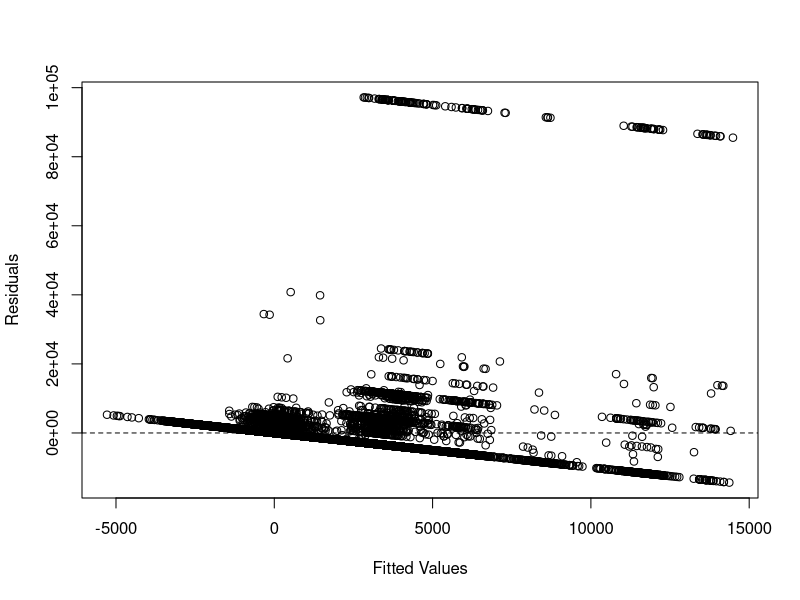

This chart was generated by the following R code: (Note: this script raises an error after producing the figure.)
## ---- chunk 1
# adding the new dataset without the missing values
adult <- read.csv('CensusAdult_df.csv', header = T)
names(adult)
attach(adult)
## ---- chunk 2
first.mod<-lm(capital.gain~age+workclass+worked	+fnlwgt	+ education	+ marital.status	+ occupation	+ relationship	+ race	+ sex	+ capital.loss	+ hours.per.week	+ native.country	+ income, data = adult)
efirst <- resid(first.mod)
yhatfirst <- fitted(first.mod)

# well-behaved residuals plot with minor fanning pattern
plot(yhatfirst, efirst, xlab = 'Fitted Values', ylab = 'Residuals')
abline(h = 0, lty = 2)

#normality 
qqnorm(efirst)
qqline(efirst)

## ---- chunk 3
# Finding predictors (refer to days 24 and 26)
# Using forward selection (bottom up method) with AIC
mod.0 <- lm(capital.gain ~ 1, data = adult) 
mod.full <- lm(capital.gain ~., data = adult) # including all predictors in lm()
step(mod.0, scope = list(lower = mod.0, upper = mod.full), direction = "forward") #Uses AIC by default
## ---- chunk 4
# Finding predictors (see days 24 and 26)
# Using forward selection (bottom up method) with BIC
## step() function will still print out "AIC", but in fact it is using BIC
n <- length(adult$capital.gain) # sample size
step(mod.0, scope = list(lower = mod.0, upper = mod.full), direction = 'forward',k = log(n), trace = 0)
## ---- chunk 5
# Finding predictors
# Using backward selection (top down method) with AIC
step(mod.full, scope = list(lower = mod.0, upper = mod.full), direction = 'backward')
## ---- chunk 6
# Finding predictors
# Using backward selection (top down method) with BIC
step(mod.full, scope = list(lower = mod.0, upper = mod.full), direction = 'backward',k = log(n), trace = 0)
## ---- chunk 7
# Finding predictors
# Using stepwise selection (hybrid model)
step(mod.0, scope = list(lower = mod.0, upper = mod.full))
step(mod.full, scope = list(lower = mod.0, upper = mod.full))
## ---- chunk 8
library(leaps)
mod.reg <- regsubsets(cbind(age,workclass,worked,fnlwgt,education,marital.status,occupation,relationship,race,sex,capital.loss,hours.per.week,native.country,income),capital.gain, data=adult)
summary.reg <- summary(mod.reg)
names(summary.reg)
summary.reg$which
summary.reg$rsq
summary.reg$adjr2
summary.reg$cp
summary.reg$bic

par(mfrow = c(2, 2))
plot(summary.reg$rsq, xlab = "Number of Variables", ylab = "RSq", type = "b")

plot(summary.reg$adjr2, xlab = "Number of Variables", ylab = "Adjusted RSq", type = "b")
best_adj_r2 = which.max(summary.reg$adjr2)
points(best_adj_r2, summary.reg$adjr2[best_adj_r2],
       col = "red",cex = 2, pch = 20)

plot(summary.reg$cp, xlab = "Number of Variables", ylab = "Cp", type = 'b')
best_cp = which.min(summary.reg$cp[-c(length(summary.reg$cp))])
points(best_cp, summary.reg$cp[best_cp],
       col = "red", cex = 2, pch = 20)

plot(summary.reg$bic, xlab = "Number of Variables", ylab = "BIC", type = 'b')
best_bic = which.min(summary.reg$bic)
points(best_bic, summary.reg$bic[best_bic],
       col = "red", cex = 2, pch = 20)

mod.full <- lm(capital.gain ~., data = adult) 
mod.red <- lm(capital.gain ~income + fnlwgt + capital.loss + workclass + age)
anova(mod.red, mod.full)
## ---- chunk 9
# checking to see if predictors 'marital.status' and 'relationship' are necessary for our model

# Running test for B7=0 aka marital.status=0
# Added Varaible Plots
full.lm <- lm(capital.gain ~ income + fnlwgt + capital.loss + workclass + age + marital.status)
# avPlots(full.lm, id=FALSE)

# summary table 
summary(full.lm)

# Global F-test, $H_0: \beta_1 = \beta_2 = \beta_3 = 0$
red.lm <- lm(capital.gain ~ 1)
anova(red.lm, full.lm)

# Global F-test, $H_0: \beta_1 = \beta_2 = \beta_3 = 0$ ( ? )
anova(full.lm, red.lm)
## ---- chunk 10
# Running test for B8=0 aka relationship
# First figure out the output of B7=0
# Added Variable Plots
full2.lm <- lm(capital.gain ~ income + fnlwgt + capital.loss + workclass + age + relationship) 
# we know marital.status would go before relationship because that was in the output of the regsubsets function
# avPlots(full2.lm, id=FALSE)

# summary table 
summary(full2.lm)

# Global F-test, $H_0: \beta_1 = \beta_2 = \beta_3 = 0$
red.lm <- lm(capital.gain ~ 1)
anova(red.lm, full2.lm)

# Global F-test, $H_0: \beta_1 = \beta_2 = \beta_3 = 0$ ( ? )
anova(full2.lm, red.lm)
## ---- chunk 11
second.mod<-lm(capital.gain~income+capital.loss+education+age+workclass+hours.per.week,data=adult)
esecond <- resid(second.mod)
yhatsecond <- fitted(second.mod)

# well-behaved residuals plot with minor fanning pattern
plot(yhatsecond, esecond, xlab = 'Fitted Values', ylab = 'Residuals')
abline(h = 0, lty = 2)

#normality seems okay
qqnorm(esecond)
qqline(esecond)
## ---- chunk 12
# Transforming predictors using 1 + capital.loss
library(car)

capital.loss01<-with(adult,capital.loss+0.01)
Trans.adult<-powerTransform(cbind(capital.loss01,education,age,hours.per.week)~1, adult)
summary(Trans.adult)


testTransform(Trans.adult, lambda = c(1, 1, 1, 0))
Adult.Trans<-with(adult,data.frame(capital.loss01^(-1.74),education^(1.34),age^0.11,hours.per.week^0.95))
pairs(Adult.Trans)
## ---- chunk 13
# Transforming the response

adult$capital.gain01<-with(adult,capital.gain+0.01)
Adult.power<-powerTransform(adult$capital.gain01~.,Adult.Trans)
summary(Adult.power)

library(MASS)
adult.lm<-lm(adult$capital.gain01~.,data=Adult.Trans)
boxcox(adult.lm)
## ---- chunk 14

capital.gain1<-adult$capital.gain01^(-0.88)
capital.loss1<-capital.loss01^(-1.74)
education1<-education^(1.34)
age1<-age^(0.11)
hours.per.week1<-hours.per.week^(0.95)

aftrans.mod<-lm(capital.gain1 ~ income + capital.loss1 + education1 + age1	+ workclass + hours.per.week1	, data = adult)
eaftrans <- resid(aftrans.mod)
yhataftrans <- fitted(aftrans.mod)

# well-behaved residuals plot with minor fanning pattern
plot(yhataftrans, eaftrans, xlab = 'Fitted Values', ylab = 'Residuals')
abline(h = 0, lty = 2)

#normality seems okay
qqnorm(eaftrans)
qqline(eaftrans)

## ---- chunk 15
# caterogical variables:
# income, k-1 = 1 indicators variable x1 (k-> <=50K, or >50K)
# workclass, k-1 = 4, (k -> State-gov, Self-emp-not-inc, Private, Federal-gov, Local-gov) x2, x3, x4, x5

capital.gain1<-adult$capital.gain01^(-0.88)
capital.loss1<-capital.loss01^(-1.74)
education1<-education^(1.34)
age1<-age^(0.11)
hours.per.week1<-hours.per.week^(0.95)

factor.lm <- lm(capital.gain1 ~ income) 
summary(factor.lm)

factor1.lm <- lm(capital.gain1 ~ workclass)
summary(factor1.lm)
## ---- chunk 16
# Nonparallel
np.lm <- lm(capital.gain1 ~ income + capital.loss1 + education1 + age1 + workclass + hours.per.week1 + income:capital.loss1 + income:education1 + income:age1 + income:hours.per.week1 + workclass:capital.loss1 + workclass:education1 + workclass:age1 + workclass:hours.per.week1, data = adult)
## ---- chunk 17
## Partial F Tests
### Nonparallel vs. Parallel

summary(np.lm)

#equivalent to the partial F test
null.lm <- lm(capital.gain1 ~ 1, data = adult) # Intercept only
anova(null.lm, np.lm)

# We still would reject our null hyp
# At least one of the predictors matters

# if we removed all indicator variables
par.lm <- lm(capital.gain1 ~ income + capital.loss1 + education1 +age1 + age1 + workclass + hours.per.week1, data = adult) 
anova(par.lm, np.lm) # always do the smaller model first

# Non parallel model is preferred to parallel model

summary(par.lm)

## ---- chunk 18
# Is income:capital.loss1 a useful predictor given that the other predictors are in the model?
full.lm<-lm(capital.gain1 ~ income + capital.loss1 + education1 + age1 + workclass + hours.per.week1 + income:capital.loss1 + income:education1 + income:age1 + income:hours.per.week1 + workclass:capital.loss1 + workclass:education1 + workclass:age1 + workclass:hours.per.week1)

redB7.lm<-lm(capital.gain1 ~ income + capital.loss1 + education1 + age1 + workclass + hours.per.week1 + income:capital.loss1 + income:education1 + income:age1 + workclass:capital.loss1 + workclass:education1 + workclass:age1 + workclass:hours.per.week1)
anova(redB7.lm,full.lm)

## ---- chunk 19
# Is income:education1 a useful predictor given that the other predictors are in the model?
redB8.lm<-lm(capital.gain1 ~ income + capital.loss1 + education1 + age1 + workclass + hours.per.week1 + income:capital.loss1 + income:age1 + income:hours.per.week1 + workclass:capital.loss1 + workclass:education1 + workclass:age1 + workclass:hours.per.week1)
anova(redB8.lm, full.lm)
## ---- chunk 20
redB9.lm<-lm(capital.gain1 ~ income + capital.loss1 + education1 + age1 + workclass + hours.per.week1 + income:capital.loss1 + income:education1 + income:hours.per.week1 + workclass:capital.loss1 + workclass:education1 + workclass:age1 + workclass:hours.per.week1)
anova(redB9.lm, full.lm)
## ---- chunk 21
redB10.lm<-lm(capital.gain1 ~ income + capital.loss1 + education1 + age1 + workclass + hours.per.week1 + income:capital.loss1 + income:education1 + income:age1 + workclass:capital.loss1 + workclass:education1 + workclass:age1 + workclass:hours.per.week1)
anova(redB10.lm,full.lm)
## ---- chunk 22
redB11.lm<-lm(capital.gain1 ~ income + capital.loss1 + education1 + age1 + workclass + hours.per.week1 + income:capital.loss1 + income:education1 + income:age1 + income:hours.per.week1 + workclass:education1 + workclass:age1 + workclass:hours.per.week1)
anova(redB11.lm, full.lm)
## ---- chunk 23
redB12.lm<-lm(capital.gain1 ~ income + capital.loss1 + education1 + age1 + workclass + hours.per.week1 + income:capital.loss1 + income:education1 + income:age1 + income:hours.per.week1 + workclass:capital.loss1 + workclass:age1 + workclass:hours.per.week1)
anova(redB12.lm, full.lm)
## ---- chunk 24
redB13.lm<-lm(capital.gain1 ~ income + capital.loss1 + education1 + age1 + workclass + hours.per.week1 + income:capital.loss1 + income:education1 + income:age1 + income:hours.per.week1 + workclass:capital.loss1 + workclass:education1 + workclass:hours.per.week1)
anova(redB13.lm,full.lm)
## ---- chunk 25
redB14.lm<-lm(capital.gain1 ~ income + capital.loss1 + education1 + age1 + workclass + hours.per.week1 + income:capital.loss1 + income:education1 + income:age1 + income:hours.per.week1 + workclass:capital.loss1 + workclass:education1 + workclass:age1)
anova(redB14.lm,full.lm)
## ---- chunk 26
scatterplotMatrix(~capital.gain1 + income + capital.loss1 + education1 + age1 + workclass + hours.per.week1 + income:capital.loss1 + income:education1 + income:age1 + income:hours.per.week1 + workclass:capital.loss1 + workclass:education1 + workclass:age1)
## ---- chunk 27
# Residual analysis (Model Evaluation)

final.mod <- lm(capital.gain1 ~ income + capital.loss1 + education1 + age1 + workclass + hours.per.week1, data = adult)
e <- resid(final.mod)
yhat <- fitted(final.mod)

# well-behaved residuals plot with minor fanning pattern
plot(yhat, e, xlab = 'Fitted Values', ylab = 'Residuals')
abline(h = 0, lty = 2)

#normality seems okay
qqnorm(e)
qqline(e)

#large p-value: residuals are normal
# shapiro.test(e)
# can't do because dample size exceeds 5000
ncvTest(~capital.gain1 + income + capital.loss1 + education1 + age1 + workclass + hours.per.week1 + income:capital.loss1 + income:education1 + income:age1 + income:hours.per.week1 + workclass:capital.loss1 + workclass:education1 + workclass:age1)

## Interaction term
int.mod <- lm(capital.gain1 ~ income:capital.loss1 + income:education1 + income:age1 + income:hours.per.week1 + workclass:capital.loss1 + workclass:education1 + workclass:age1 , data = adult)

#no interaction effect exists
anova(final.mod, int.mod)
## ---- chunk 28
#find studentized residuals
fit.all <- lm(capital.gain1 ~ income + capital.loss1 + education1 + age1 + workclass + hours.per.week1 + income:capital.loss1 + income:education1 + income:age1 + income:hours.per.week1 + workclass:capital.loss1 + workclass:education1 + workclass:age1, data=adult)
(rst <-  rstudent(fit.all))
#find the point with the largest studentized residual
rst <- abs(rst)
which(rst > 3); which(rst > 2)

#find standardized residuals
fit1.all <- lm(capital.gain1 ~ income + capital.loss1 + education1 + age1 + workclass + hours.per.week1 + income:capital.loss1 + income:education1 + income:age1 + income:hours.per.week1 + workclass:capital.loss1 + workclass:education1 + workclass:age1, data=adult)
rstandard(fit1.all)

#find the point with the largest standardized residual
rs <- abs(rstandard(fit1.all))
which(rs == max(rs))
## ---- chunk 29
#find leverages
## Cook's Distance
fit2.all<-lm(capital.gain1 ~ income + capital.loss1 + education1 + age1 + workclass + hours.per.week1 + income:capital.loss1 + income:education1 + income:age1 + income:hours.per.week1 + workclass:capital.loss1 + workclass:education1 + workclass:age1, data=adult)
ds <- cooks.distance(fit2.all)
round(ds,5)
which(ds > 4/(30163-13-1))
## ---- chunk 30
# 1 What is the predicted value of capital gain when capital loss is 1000? 

#Confidence interval for Mean Response
fullmod.lm<-lm(capital.gain1 ~ income + capital.loss1 + education1 + age1 + workclass + hours.per.week1 + income:capital.loss1 + income:education1 + income:age1 + income:hours.per.week1 + workclass:capital.loss1 + workclass:education1 + workclass:age1 + workclass:hours.per.week1)

clmean <- mean(capital.loss1)
edumean <- mean(education1)
agemean <- mean(age1)
hpwmean <- mean(hours.per.week1)
iclmean <-  mean(income:capital.loss1)
iedumean <- mean(income:education1)
iagemean <- mean(income:age1)
iinmean <- mean(income:hours.per.week1)
wccmean <- mean(workclass:capital.loss1)
wcedumean <- mean(workclass:education1)
wclagemean <- mean(workclass:age1)
wchpwmean <- mean(workclass:hours.per.week1)
(new <- data.frame(income, clmean, edumean,agemean,hpwmean,iclmean,iedumean,iagemean,iinmean,wccmean,wcedumean,wclagemean,wchpwmean))

predict(fullmod.lm, new, interval = 'confidence', level = 0.95)

# 2 Is there a strong relationship between education and capital gain?
capital.gain1_vs_edu.lm<-lm(capital.gain1~education1)
summary(capital.gain1_vs_edu.lm)
# adjusted rsq is 0.03212 so very very small positive relationship

# 3 Is there a strong relationship between hours per week and capital gain? 
capital.gain1_vs_hours.per.week1.lm<-lm(capital.gain1~hours.per.week1)
summary(capital.gain1_vs_hours.per.week1.lm)
# adjusted rsq is 0.009176 so very small positive relationship

# 5 Is there a significant difference in the capital gain at age 18 and age 40 using a Prediction interval for a new response

age.lm <- lm(capital.gain1 ~ age1)
# Expected capital.gain at age 18
predict(age.lm , data.frame(age1 = 18 ),
        interval = 'prediction', level = 0.95)
# Expected capital.gain at 40
predict(age.lm , data.frame(age = 40),
        interval = 'prediction', level = 0.95)
